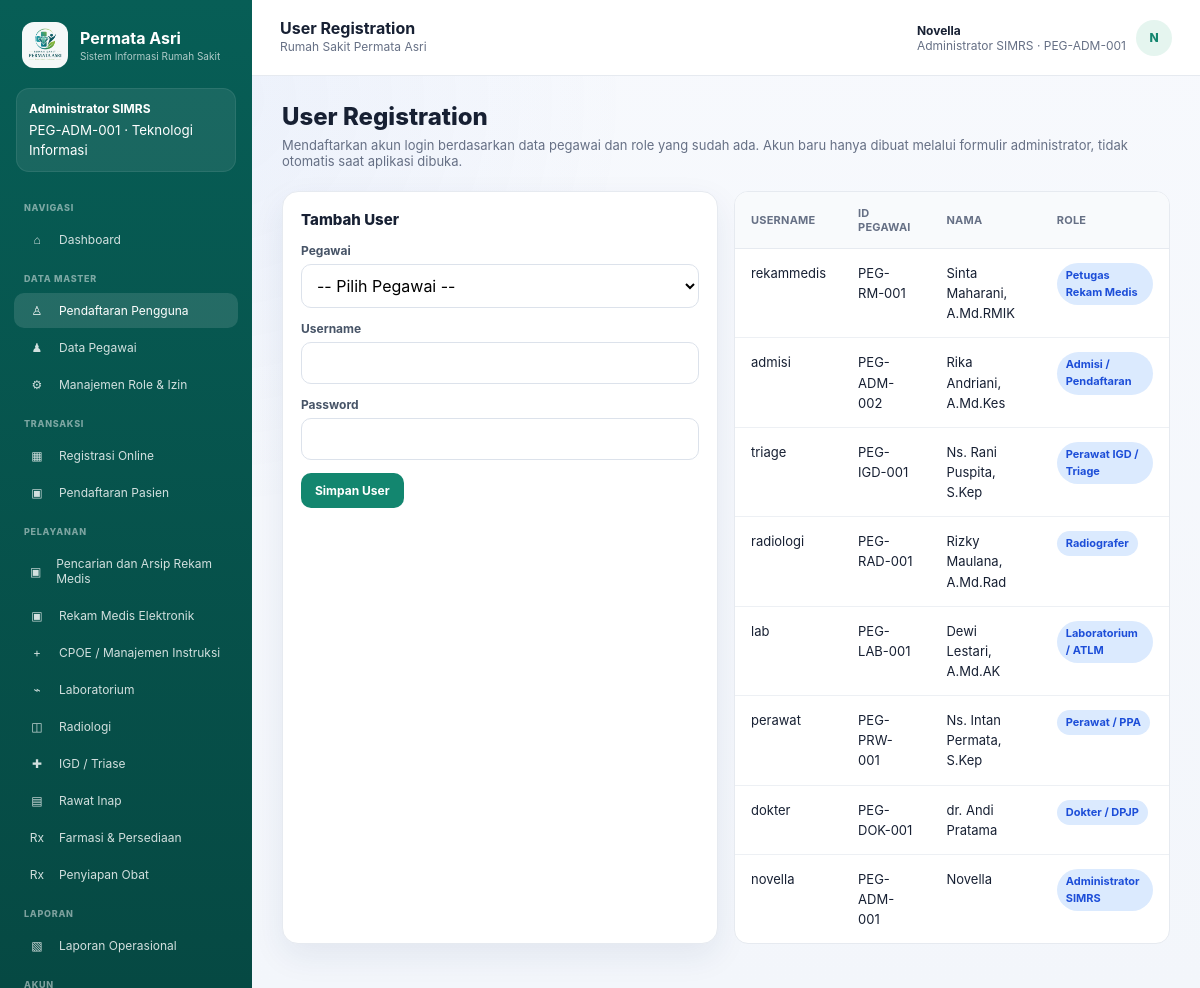
Screenshot of /user_registration.php (signed in) with the database file from the repository.
### tables this page shows
CREATE TABLE users (
    id INT AUTO_INCREMENT PRIMARY KEY,
    employee_id INT NOT NULL UNIQUE,
    username VARCHAR(60) NOT NULL UNIQUE,
    password_hash VARCHAR(255) NOT NULL,
    is_active TINYINT(1) NOT NULL DEFAULT 1,
    created_at DATETIME NOT NULL DEFAULT CURRENT_TIMESTAMP,
    CONSTRAINT fk_user_employee FOREIGN KEY (employee_id) REFERENCES employees(id)
);

CREATE TABLE roles (
    id INT AUTO_INCREMENT PRIMARY KEY,
    code VARCHAR(50) NOT NULL UNIQUE,
    name VARCHAR(100) NOT NULL
);

CREATE TABLE employees (
    id INT AUTO_INCREMENT PRIMARY KEY,
    employee_code VARCHAR(30) NOT NULL UNIQUE,
    full_name VARCHAR(150) NOT NULL,
    profession VARCHAR(100) NOT NULL,
    role_id INT NOT NULL,
    unit_id INT NULL,
    is_active TINYINT(1) NOT NULL DEFAULT 1,
    CONSTRAINT fk_employee_role FOREIGN KEY (role_id) REFERENCES roles(id),
    CONSTRAINT fk_employee_unit FOREIGN KEY (unit_id) REFERENCES units(id)
);

CREATE TABLE units (
    id INT AUTO_INCREMENT PRIMARY KEY,
    code VARCHAR(30) NOT NULL UNIQUE,
    name VARCHAR(100) NOT NULL,
    unit_type VARCHAR(30) NOT NULL
);

CREATE TABLE menus (
    id INT AUTO_INCREMENT PRIMARY KEY,
    label VARCHAR(100) NOT NULL,
    icon VARCHAR(10) NOT NULL,
    section_name VARCHAR(50) NOT NULL,
    page_file VARCHAR(100) NOT NULL,
    permission_code VARCHAR(80) NOT NULL,
    sort_order INT NOT NULL DEFAULT 0,
    is_active TINYINT(1) NOT NULL DEFAULT 1
);

### config/database.php (called while the page is built, shortened)
<?php
function db_setting(string $name, string $default): string { $value=getenv($name); return $value===false ? $default : $value; }
function db(): PDO
{
    static $pdo = null;
    if ($pdo instanceof PDO) {
        return $pdo;
    }
    $dsn = 'mysql:host=' . db_setting('SIMRS_DB_HOST','127.0.0.1') . ';port=' . db_setting('SIMRS_DB_PORT','8889') . ';dbname=' . db_setting('SIMRS_DB_NAME','simrs_permata_asri') . ';charset=utf8mb4';
    $pdo = new PDO($dsn, db_setting('SIMRS_DB_USER','root'), db_setting('SIMRS_DB_PASS','root'), [
        PDO::ATTR_ERRMODE => PDO::ERRMODE_EXCEPTION,
        PDO::ATTR_DEFAULT_FETCH_MODE => PDO::FETCH_ASSOC,
        PDO::ATTR_EMULATE_PREPARES => false,
    ]);
    return $pdo;
}

### includes/functions.php (called while the page is built, shortened)
<?php
require_once __DIR__ . '/../config/database.php';
function e(?string $value): string
{
    return htmlspecialchars($value ?? '', ENT_QUOTES, 'UTF-8');
}
function current_user(): ?array
{
    $stmt = db()->prepare(
        'SELECT u.id AS user_id, u.username, e.id AS employee_id, e.employee_code,
                e.full_name, e.profession, r.id AS role_id, r.code AS role_code,
                r.name AS role_name, un.name AS unit_name, e.unit_id
         FROM users u
         JOIN employees e ON e.id = u.employee_id
         JOIN roles r ON r.id = e.role_id
         LEFT JOIN units un ON un.id = e.unit_id
         WHERE u.id = ? AND u.is_active = 1
         LIMIT 1'
    );
    $stmt->execute([$_SESSION['user_id']]);
    $user = $stmt->fetch();
    return $user ?: null;
}
function require_login(): array
{
    $user = current_user();
    return $user;
}
function sidebar_menus(int $roleId): array
{
    $stmt = db()->prepare(
        'SELECT DISTINCT m.id, m.label, m.icon, m.section_name, m.page_file, m.sort_order
         FROM menus m
         JOIN permissions p ON p.code = m.permission_code
         JOIN role_permissions rp ON rp.permission_id = p.id
         WHERE rp.role_id = ? AND m.is_active = 1
         ORDER BY m.sort_order, m.id'
    );
    $stmt->execute([$roleId]);
    $result=$stmt->fetchAll();
    $user=current_user();
    return array_values(array_filter($result, static function($m) use ($user) {
        $restricted=['user_registration.php','employees.php','role_management.php','reporting.php'];
        if (in_array($m['page_file'],$restricted,true) && !is_admin($user)) return false;
        if ($m['page_file']==='inpatient.php' && in_array(($user['role_code']??''),['dokter','perawat'],true)) {
            $q=db()->prepare('SELECT unit_type FROM units WHERE id=?'); $q->execute([(int)($user['unit_id']??0)]);
            if ($q->fetchColumn()!=='RAWAT_INAP') return false;
        }
        return true;
    }));
}
function is_admin(array $user): bool { return $user['role_code'] === 'admin_simrs'; }

### user_registration.php (the view, shortened to what this page needs)
<?php
require_once __DIR__ . '/includes/functions.php';
$user = require_login();
$pageTitle = 'User Registration';
$accounts = db()->query(
    'SELECT u.username, u.is_active, e.employee_code, e.full_name, r.name AS role_name
     FROM users u
     JOIN employees e ON e.id = u.employee_id
     JOIN roles r ON r.id = e.role_id
     ORDER BY u.id DESC'
)->fetchAll();
require __DIR__ . '/includes/header.php';
?>
<h1 class="page-title">User Registration</h1>
<p class="page-subtitle">Mendaftarkan akun login berdasarkan data pegawai dan role yang sudah ada. Akun baru hanya dibuat melalui formulir administrator, tidak otomatis saat aplikasi dibuka.</p>
<div class="grid grid-2">
  <div class="card">
    <h2 class="section-title">Tambah User</h2>
    <form method="POST">
      <div class="field"><label>Pegawai</label><select class="input" name="employee_id" required><option value="">-- Pilih Pegawai --</option></select></div>
      <div class="field"><label>Username</label><input class="input" name="username" required></div>
      <div class="field"><label>Password</label><input class="input" type="password" name="password" minlength="6" required></div>
      <button class="btn btn-primary">Simpan User</button>
    </form>
  </div>
  <div class="table-wrap">
    <table><thead><tr><th>Username</th><th>ID Pegawai</th><th>Nama</th><th>Role</th></tr></thead><tbody>
      <?php foreach($accounts as $a): ?><tr><td><?= e($a['username']) ?></td><td><?= e($a['employee_code']) ?></td><td><?= e($a['full_name']) ?></td><td><span class="badge badge-blue"><?= e($a['role_name']) ?></span></td></tr><?php endforeach; ?>
    </tbody></table>
  </div>
</div>
<?php require __DIR__ . '/includes/footer.php'; ?>

### includes/header.php (shortened to what this page needs)
<?php
$pageTitle = $pageTitle ?? 'SIMRS';
$activeFile = basename($_SERVER['PHP_SELF']);
$menus = sidebar_menus((int) $user['role_id']);
$initials = strtoupper(substr($user['full_name'], 0, 1));
?>
<!DOCTYPE html>
<html lang="id">
<head>
  <link rel="stylesheet" href="assets/css/app.css">
</head>
<body>
  <aside class="sidebar">
    <div class="sidebar-brand">
      <div class="brand-mark"><img src="assets/images/permata-asri-logo.png" alt="Logo Rumah Sakit Permata Asri"></div>
      <div>
        <strong>Permata Asri</strong>
        <small>Sistem Informasi Rumah Sakit</small>
      </div>
    </div>
    <div class="role-card">
      <b><?= e($user['role_name']) ?></b>
      <small><?= e($user['employee_code']) ?> · <?= e($user['unit_name'] ?? '-') ?></small>
    </div>
    <?php $section = null; ?>
    <?php foreach ($menus as $menu): ?>
      <?php if ($section !== $menu['section_name']): $section = $menu['section_name']; ?>
        <div class="sidebar-menu-title"><?= e($section) ?></div>
      <?php endif; ?>
      <a class="sidebar-link <?= $activeFile === $menu['page_file'] ? 'active' : '' ?>" href="<?= e($menu['page_file']) ?>">
        <span class="ico"><?= e($menu['icon']) ?></span>
        <span><?= e($menu['label']) ?></span>
      </a>
    <?php endforeach; ?>
    <div class="sidebar-menu-title">AKUN</div>
  </aside>
  <div class="content-shell">
    <header class="topbar">
      <div>
        <strong><?= e($pageTitle) ?></strong>
        <div class="note">Rumah Sakit Permata Asri</div>
      </div>
      <div class="user-chip">
        <div>
          <strong><?= e($user['full_name']) ?></strong>
          <span><?= e($user['profession']) ?> · <?= e($user['employee_code']) ?></span>
        </div>
        <div class="avatar"><?= e($initials) ?></div>
      </div>
    </header>
    <main class="page-wrap">

### rows the page displays
users: roles.name "Administrator SIMRS", employee.employee_code "PEG-ADM-001", units.name "Teknologi Informasi", employee.full_name "Novella", employee.profession "Administrator SIMRS", employee.full_name "N", username "novella"
menus: section_name "NAVIGASI", icon "⌂", label "Dashboard"
menus: section_name "DATA MASTER", icon "♙", label "Pendaftaran Pengguna"
menus: icon "♟", label "Data Pegawai"
menus: icon "⚙", label "Manajemen Role & Izin"
menus: section_name "TRANSAKSI", icon "▦", label "Registrasi Online"
menus: icon "▣", label "Pendaftaran Pasien"
menus: section_name "PELAYANAN", icon "▣", label "Pencarian dan Arsip Rekam Medis"
menus: icon "▣", label "Rekam Medis Elektronik"
menus: icon "+", label "CPOE / Manajemen Instruksi"
menus: icon "⌁", label "Laboratorium"
menus: icon "◫", label "Radiologi"
menus: icon "✚", label "IGD / Triase"
menus: icon "▤", label "Rawat Inap"
menus: icon "Rx", label "Farmasi & Persediaan"
menus: icon "Rx", label "Penyiapan Obat"
menus: section_name "LAPORAN", icon "▧", label "Laporan Operasional"
users: username "rekammedis", employee.employee_code "PEG-RM-001", employee.full_name "Sinta Maharani, A.Md.RMIK", roles.name "Petugas Rekam Medis"
users: username "admisi", employee.employee_code "PEG-ADM-002", employee.full_name "Rika Andriani, A.Md.Kes", roles.name "Admisi / Pendaftaran"
users: username "triage", employee.employee_code "PEG-IGD-001", employee.full_name "Ns. Rani Puspita, S.Kep", roles.name "Perawat IGD / Triage"
users: username "radiologi", employee.employee_code "PEG-RAD-001", employee.full_name "Rizky Maulana, A.Md.Rad", roles.name "Radiografer"
users: username "lab", employee.employee_code "PEG-LAB-001", employee.full_name "Dewi Lestari, A.Md.AK", roles.name "Laboratorium / ATLM"
users: username "perawat", employee.employee_code "PEG-PRW-001", employee.full_name "Ns. Intan Permata, S.Kep", roles.name "Perawat / PPA"
users: username "dokter", employee.employee_code "PEG-DOK-001", employee.full_name "dr. Andi Pratama", roles.name "Dokter / DPJP"

### other values shown
$pageTitle "User Registration"
